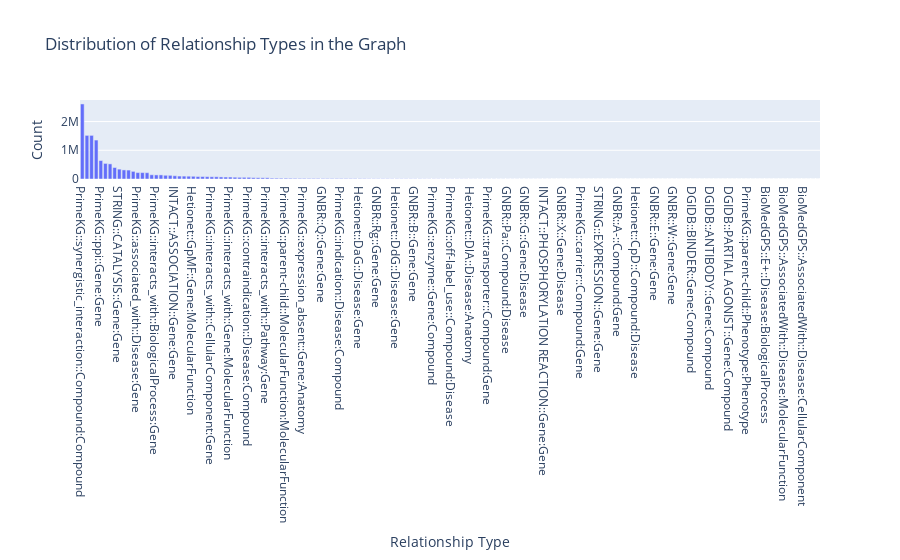

Notebook code for this chart:
### Code cell
fig = px.bar(
    relation_type_df.sort_values("Count", ascending=False),
    x="Relationship Type",
    y="Count",
    title="Distribution of Relationship Types in the Graph",
)

fig.show()

### Figure 1 — Plotly figure (JSON) as saved in the notebook; plotly's stock layout.template omitted (floating-point values rounded to 4 significant figures; data arrays with more than 128 entries replaced by an {"elided": "..."} marker saying what was removed)
{"data": [{"alignmentgroup": "True", "hovertemplate": "Relationship Type=%{x}<br>Count=%{y}<extra></extra>", "legendgroup": "", "marker": {"color": "#636efa", "pattern": {"shape": ""}}, "name": "", "offsetgroup": "", "orientation": "v", "showlegend": false, "textposition": "auto", "type": "bar", "x": {"elided": "160 str values"}, "xaxis": "x", "y": {"elided": "160 int values"}, "yaxis": "y"}], "layout": {"barmode": "relative", "legend": {"tracegroupgap": 0}, "title": {"text": "Distribution of Relationship Types in the Graph"}, "xaxis": {"anchor": "y", "domain": [0, 1], "title": {"text": "Relationship Type"}}, "yaxis": {"anchor": "x", "domain": [0, 1], "title": {"text": "Count"}}}}
